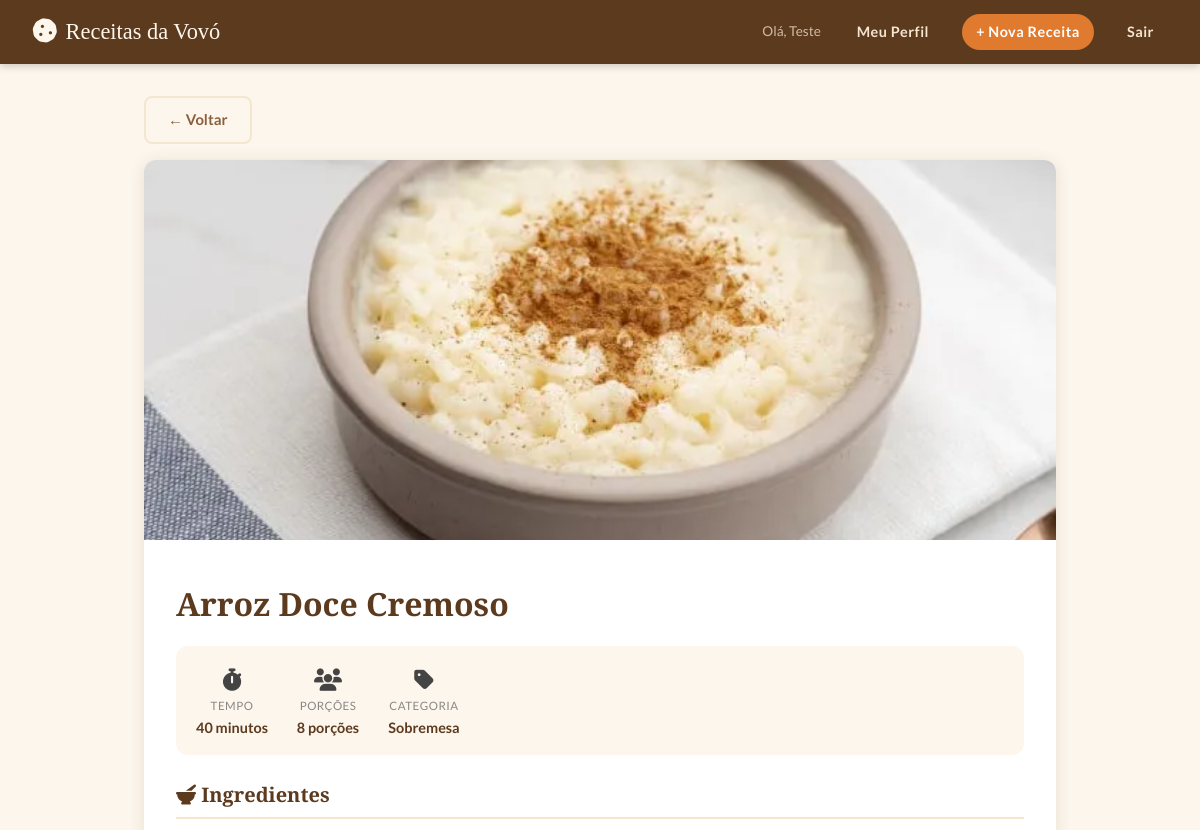
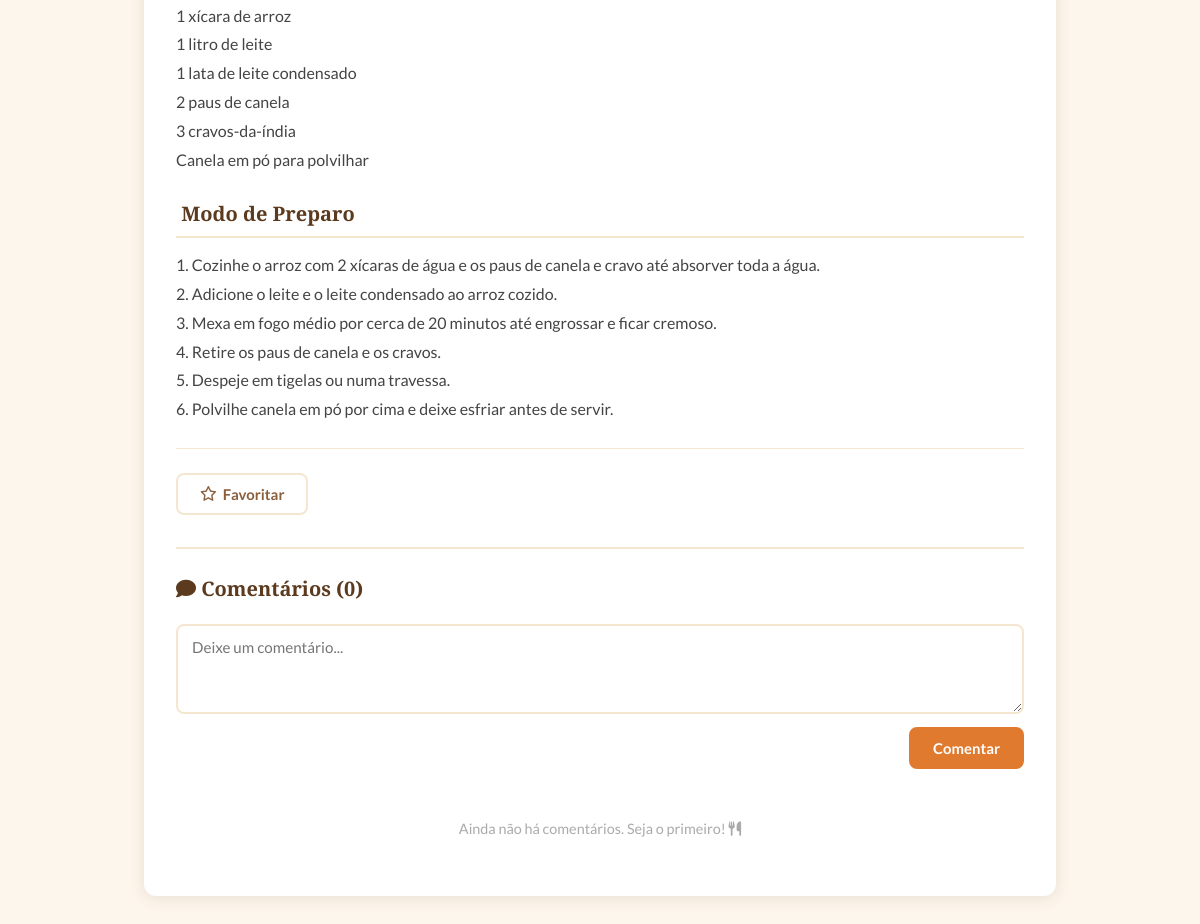
The app's page /receita/3 (signed in) with its own data (2 pictures, top to bottom).
### models.py (models this page shows, shortened)
class Receita(db.Model):
    __tablename__ = 'receita'
    id            = db.Column(db.Integer, primary_key=True)
    nome          = db.Column(db.String(150), nullable=False)
    descricao     = db.Column(db.Text, nullable=False)
    ingredientes  = db.Column(db.Text, nullable=False)
    modo_preparo  = db.Column(db.Text, nullable=False)
    tempo_preparo = db.Column(db.String(50), nullable=False)
    tempo_minutos = db.Column(db.Integer, nullable=True)
    porcoes       = db.Column(db.String(50), nullable=False)
    categoria     = db.Column(db.String(50), nullable=False)
    dificuldade   = db.Column(db.String(20), nullable=True)
    foto          = db.Column(db.String(200), nullable=True)
    fixa          = db.Column(db.Boolean, default=False, nullable=False)
    usuario_id    = db.Column(db.Integer, db.ForeignKey('usuario.id'), nullable=True)

### app.py (the view)
@app.route('/receita/<int:id>')
def ver_receita(id):
    if not usuario_logado():
        return redirect(url_for('login'))
    receita = Receita.query.get_or_404(id)
    favoritado = Favorito.query.filter_by(usuario_id=session['usuario_id'], receita_id=id).first() is not None
    return render_template('receita.html', receita=receita, favoritado=favoritado)

### app.py (called while the page is built)
def usuario_logado():
    return 'usuario_id' in session

### templates/receita.html (shortened to what this page needs)
{% extends 'base.html' %}
{% block conteudo %}
<div class="container">
<a href="{{ url_for('index') }}" class="btn btn-secondary">← Voltar</a>
<div class="receita-detalhe" style="margin-top:1rem;">
{% if receita.foto %}<img class="receita-foto-grande" src="{{ url_for('static', filename='uploads/' + receita.foto) }}" alt="{{ receita.nome }}"/>
{% else %}<div class="receita-foto-placeholder"><i class="fas fa-utensils"></i></div>{% endif %}
<div class="receita-conteudo">
<h1>{{ receita.nome }}</h1>
<div class="receita-meta">
        <div class="receita-meta-item">
          <span class="icone"><i class="fas fa-stopwatch"></i></span>
          <span class="label">Tempo</span>
          <span class="valor">{{ receita.tempo_preparo }}</span>
</div>
        <div class="receita-meta-item">
          <span class="icone"><i class="fas fa-users"></i></span>
          <span class="label">Porções</span>
          <span class="valor">{{ receita.porcoes }}</span>
        </div>
        <div class="receita-meta-item">
          <span class="icone"><i class="fas fa-tag"></i></span>
          <span class="label">Categoria</span>
          <span class="valor">{{ receita.categoria }}</span>
        </div>
      </div>
      <div class="receita-secao">
        <h2><i class="fas fa-mortar-pestle"></i> Ingredientes</h2>
        <p>{{ receita.ingredientes }}</p>
      </div>
      <div class="receita-secao">
        <h2> Modo de Preparo</h2>
        <p>{{ receita.modo_preparo }}</p>
      </div>
<div class="receita-acoes">
<form method="POST" action="{{ url_for('favoritar', id=receita.id) }}">
          <button type="submit" class="btn {% if favoritado %}btn-favorito-ativo{% else %}btn-secondary{% endif %}">
            {% if favoritado %}<i class="fas fa-star"></i> Favoritado{% else %}<i class="far fa-star"></i> Favoritar{% endif %}
          </button>
</form>
</div>
<div class="comentarios-secao">
        <h2 class="comentarios-titulo"><i class="fa-solid fa-comment"></i> Comentários ({{ receita.comentarios | length }})</h2>
<form method="POST" action="{{ url_for('comentar', receita_id=receita.id) }}" class="form-comentario">
  <textarea name="texto" placeholder="Deixe um comentário..." maxlength="500" required></textarea>
  <button type="submit" class="btn btn-primary">Comentar</button>
</form>
{% if receita.comentarios %}
<div class="comentarios-lista">{% for c in receita.comentarios | sort(attribute='data_criacao', reverse=True) %}
<div class="comentario-card">
                <div class="comentario-header">
                  <span class="comentario-autor"><i class="fa-solid fa-user"></i> {{ comentario.autor.nome }}</span>
                  <span class="comentario-data">
                    {{ comentario.data_criacao.strftime('%d/%m/%Y às %H:%M') }}
                  </span>
                </div>
                <p class="comentario-texto">{{ comentario.texto }}</p>
                {% if comentario.usuario_id == session.get('usuario_id') or
                      receita.usuario_id == session.get('usuario_id') %}
                  <form method="POST" action="{{ url_for('excluir_comentario', id=comentario.id) }}"
                        style="margin-top: 0.5rem;">
                    <button type="submit" class="btn-excluir-comentario"
                            onclick="return confirm('Excluir este comentário?')">
                      <i class="fas fa-trash"></i> Excluir
                    </button>
                  </form>
                {% endif %}
              </div>
            {% endfor %}
          </div>
        {% else %}
          <p class="sem-comentarios">Ainda não há comentários. Seja o primeiro! <i class="fa-solid fa-utensils"></i></p>
        {% endif %}
      </div>
    </div>
  </div>
</div>
{% endblock %}

### static/css/style.css (style rules this page uses)
:root { --laranja: #E07A2F; --laranja-esc: #C4611A; --creme: #FDF6EC; --creme-esc: #F5E6D0; --marrom: #5C3A1E; --marrom-med: #8B5E3C; --cinza-text: #444; --branco: #FFFFFF; --sombra: rgba(92, 58, 30, 0.12); --vermelho: #C0392B; --verde: #27AE60; --azul-info: #2980B9; --fonte-titulo: 'Playfair Display', Georgia, serif; --fonte-texto: 'Lato', sans-serif; --raio: 12px; --transicao: 0.25s ease; }
*, *::before, *::after { box-sizing: border-box; margin: 0; padding: 0; }
body { font-family: var(--fonte-texto); background-color: var(--creme); color: var(--cinza-text); min-height: 100vh; line-height: 1.6; }
a { color: var(--laranja); text-decoration: none; transition: color var(--transicao); }
.container { max-width: 960px; margin: 2rem auto; padding: 0 1.5rem; }
.receita-detalhe { background: var(--branco); border-radius: var(--raio); box-shadow: 0 2px 16px var(--sombra); overflow: hidden; }
.receita-foto-grande { width: 100%; max-height: 380px; object-fit: cover; }
.receita-conteudo { padding: 2rem; }
.receita-conteudo h1 { font-family: var(--fonte-titulo); font-size: 2rem; color: var(--marrom); margin-bottom: 0.5rem; }
.receita-meta { display: flex; flex-wrap: wrap; gap: 1rem; margin: 1rem 0 1.5rem; padding: 1rem; background: var(--creme); border-radius: var(--raio); }
.receita-meta-item { display: flex; flex-direction: column; align-items: center; text-align: center; min-width: 80px; }
.receita-meta-item .icone { font-size: 1.4rem; }
.receita-meta-item .label { font-size: 0.72rem; color: #888; text-transform: uppercase; letter-spacing: 0.5px; }
.receita-meta-item .valor { font-weight: 700; color: var(--marrom); font-size: 0.9rem; }
.receita-secao { margin-bottom: 1.5rem; }
.receita-secao h2 { font-family: var(--fonte-titulo); font-size: 1.25rem; color: var(--marrom); border-bottom: 2px solid var(--creme-esc); padding-bottom: 6px; margin-bottom: 0.8rem; }
.receita-secao p { white-space: pre-line; line-height: 1.8; color: var(--cinza-text); }
.receita-acoes { display: flex; gap: 0.8rem; flex-wrap: wrap; margin-top: 1.5rem; padding-top: 1.5rem; border-top: 1px solid var(--creme-esc); }
.btn { display: inline-flex; align-items: center; gap: 6px; padding: 10px 22px; border-radius: 8px; font-family: var(--fonte-texto); font-size: 0.93rem; font-weight: 700; cursor: pointer; border: 2px solid transparent; transition: all var(--transicao); text-decoration: none; }
.btn-primary { background: var(--laranja); color: var(--branco); border-color: var(--laranja); }
.btn-secondary { background: transparent; color: var(--marrom-med); border-color: var(--creme-esc); }
.comentarios-secao { margin-top: 2rem; padding-top: 1.5rem; border-top: 2px solid var(--creme-esc); }
.comentarios-titulo { font-family: var(--fonte-titulo); font-size: 1.25rem; color: var(--marrom); margin-bottom: 1.2rem; }
.form-comentario { display: flex; flex-direction: column; gap: 0.8rem; margin-bottom: 1.5rem; }
.form-comentario textarea { width: 100%; padding: 12px 14px; border: 2px solid var(--creme-esc); border-radius: 8px; font-family: var(--fonte-texto); font-size: 0.95rem; color: var(--cinza-text); resize: vertical; min-height: 90px; transition: border-color var(--transicao); }
.form-comentario .btn { align-self: flex-end; }
.sem-comentarios { color: #aaa; font-size: 0.9rem; text-align: center; padding: 1.5rem; }

### records on screen
Receita: foto (picture), nome "Arroz Doce Cremoso", tempo_preparo "40 minutos", porcoes "8 porções", categoria "Sobremesa", ingredientes "1 xícara de arroz 1 litro de leite 1 lata de leite condensado 2 paus de canela 3 cravos-da-índia Canela em pó para polvilhar", modo_preparo "1. Cozinhe o arroz com 2 xícaras de água e os paus de canela e cravo até absorver toda a água. 2. Adicione o leite e o leite condensado ao arroz cozido. 3. Mexa em fogo médio por cerca de 20 minutos até engrossar e ficar cremoso. 4. Retire os paus de canela e os cravos. 5. Despeje em tigelas ou numa travessa. 6. Polvilhe canela em pó por cima e deixe esfriar antes de servir."

### other values on screen
{{ session.get('usuario_nome') }} "Teste"
{{ receita.comentarios | length }} "0"
